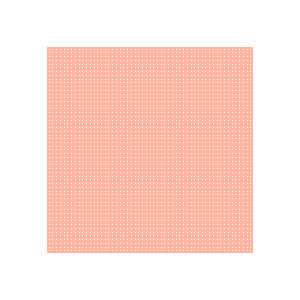

Recreate this plot in Python.
#!/usr/bin/env python

# Demonstrate vtkQuadricLODActor with a sphere and plane source.

import vtkmodules.vtkInteractionStyle  # noqa: F401
import vtkmodules.vtkRenderingFreeType  # noqa: F401
import vtkmodules.vtkRenderingOpenGL2  # noqa: F401

from vtkmodules.vtkCommonColor import vtkNamedColors
from vtkmodules.vtkFiltersSources import vtkPlaneSource, vtkSphereSource
from vtkmodules.vtkRenderingCore import (
    vtkPolyDataMapper,
    vtkRenderWindow,
    vtkRenderWindowInteractor,
    vtkRenderer,
)
from vtkmodules.vtkRenderingLOD import vtkQuadricLODActor

colors = vtkNamedColors()
tomato_rgb = [0.0, 0.0, 0.0]
colors.GetColorRGB("tomato", tomato_rgb)

# Sphere and plane sources
sphere = vtkSphereSource()
sphere.SetPhiResolution(150)
sphere.SetThetaResolution(150)

plane = vtkPlaneSource()
plane.SetXResolution(150)
plane.SetYResolution(150)

# Mapper + Actor
lod_mapper = vtkPolyDataMapper()
lod_mapper.SetInputConnection(sphere.GetOutputPort())
lod_mapper.SetInputConnection(plane.GetOutputPort())

lod_actor = vtkQuadricLODActor()
lod_actor.SetMapper(lod_mapper)
lod_actor.DeferLODConstructionOff()
lod_actor.GetProperty().SetRepresentationToWireframe()
lod_actor.GetProperty().SetDiffuseColor(tomato_rgb)
lod_actor.GetProperty().SetDiffuse(0.8)
lod_actor.GetProperty().SetSpecular(0.4)
lod_actor.GetProperty().SetSpecularPower(30)

# Renderer
renderer = vtkRenderer()
renderer.AddActor(lod_actor)
renderer.SetBackground(1, 1, 1)

# Render window
render_window = vtkRenderWindow()
render_window.SetSize(300, 300)
render_window.AddRenderer(renderer)
render_window.SetWindowName("quadric lod actor")

# Interactor
interactor = vtkRenderWindowInteractor()
interactor.SetRenderWindow(render_window)

interactor.Initialize()
interactor.Start()
